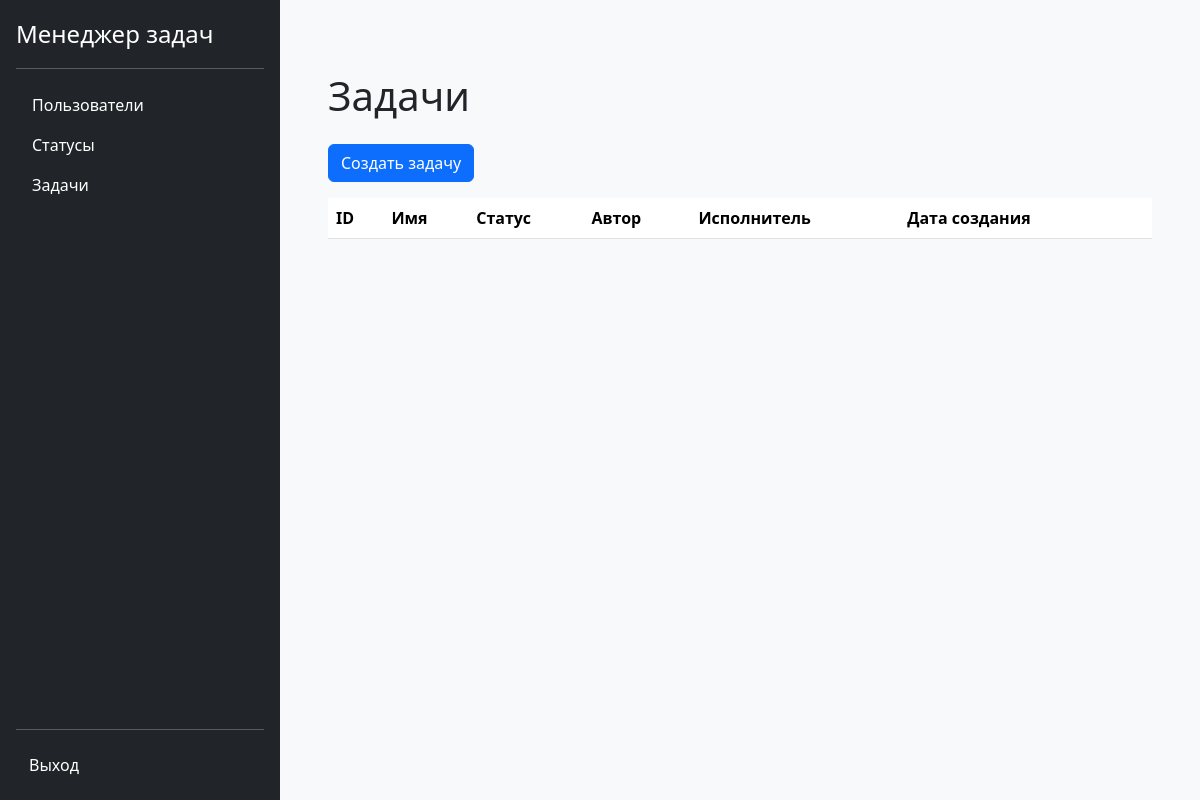
The page /tasks/ (signed in) on the database as committed earlier.
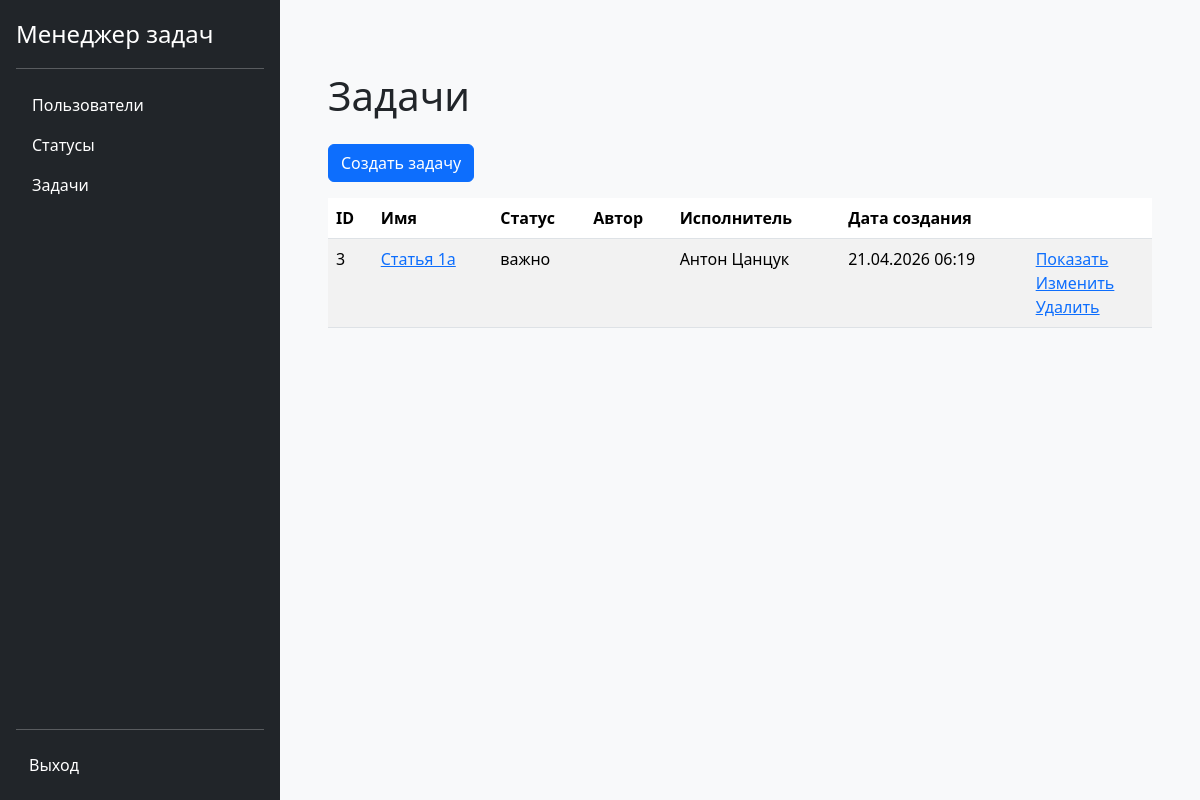
The same page on the database as committed later.
### tasks/models.py (models this page shows, shortened)
class Task(models.Model):
    name = models.CharField(
        _('Имя'),
        max_length=150,
        unique=True
        )
    description = models.TextField(_('Описание'), blank=True)
    status = models.ForeignKey(
        Status, on_delete=models.PROTECT,
        verbose_name=_('Статус')
        )
    author = models.ForeignKey(
        User, on_delete=models.PROTECT,
        related_name='created_tasks',
        verbose_name=_('Автор')
        )
    executor = models.ForeignKey(
        User, on_delete=models.PROTECT,
        related_name='excepted_tasks',
        null=True,
        verbose_name=_('Исполнитель'))
    created_at = models.DateTimeField(auto_now_add=True)

### statuses/models.py (models this page shows)
class Status(models.Model):
    name = models.CharField(_('Имя'), max_length=100, unique=True)
    created_at = models.DateTimeField(auto_now_add=True)
    def __str__(self):
        return self.name

### tasks/views.py (the view)
# urls.py: path('', views.TaskListView.as_view(), name='tasks'),
class TaskListView(LoginRequiredMixin, ListView):
    model = Task
    template_name = 'tasks/index.html'
    context_object_name = 'tasks'

### tasks/templates/tasks/index.html
{% extends "base.html" %}
{% load i18n %}
{% block content %}
<h1 class="my-4">{% translate "Задачи" %}</h1>
<a class="btn btn-primary mb-3" href="{% url 'task_create' %}">{% translate "Создать задачу" %}</a>
<table class="table table-striped">
    <thead>
        <tr>
            <th>ID</th>
            <th>{% translate "Имя" %}</th>
            <th>{% translate "Статус" %}</th>
            <th>{% translate "Автор" %}</th>
            <th>{% translate "Исполнитель" %}</th>
            <th>{% translate "Дата создания" %}</th>
            <th></th>
        </tr>
    </thead>
    <tbody>
        {% for task in tasks %}
        <tr>
            <td>{{ task.id }}</td>
            <td><a href="{% url 'task_show' task.id %}">{{ task.name }}</a></td>
            <td>{{ task.status }}</td>
            <td>{{ task.author.get_full_name }}</td>
            <td>{{ task.executor.get_full_name|default:"" }}</td>
            <td>{{ task.created_at|date:"d.m.Y H:i" }}</td>
            <td>
                <a href="{% url 'task_show' task.id %}">{% translate "Показать" %}</a><br>
                <a href="{% url 'task_update' task.id %}">{% translate "Изменить" %}</a><br>
                <a href="{% url 'task_delete' task.id %}">{% translate "Удалить" %}</a>
            </td>
        </tr>
        {% endfor %}
    </tbody>
</table>
{% endblock %}

Rows that differ between the two databases and show on the page:
added Task: id "3", name "Статья 1а", status "важно", executor.get_full_name "Антон Цанцук", created_at "21.04.2026 06:19"
